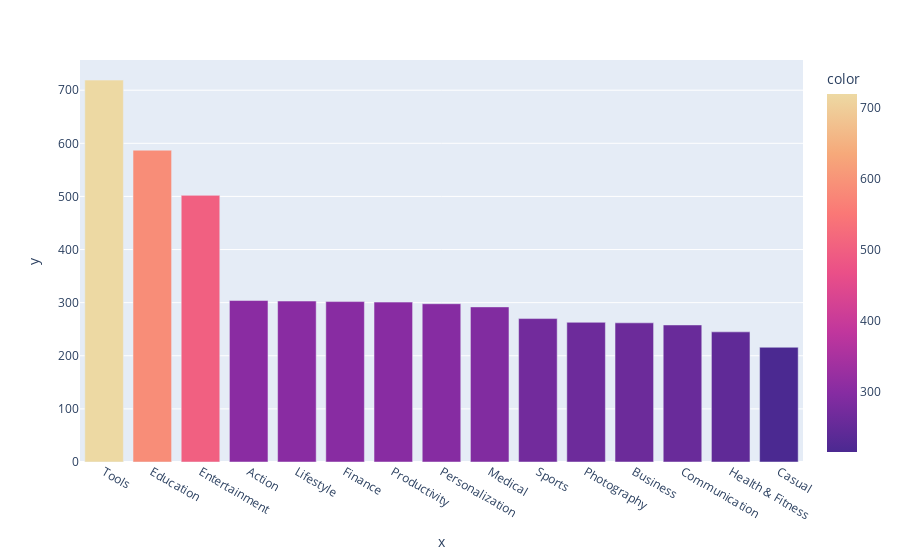

Notebook code for this chart:
### Markdown cell above
**Challenge**: Can you create this chart with the Series containing the genre data? 

<img src=https://imgur.com/DbcoQli.png width=400>

Try experimenting with the built in colour scales in Plotly. You can find a full list [here](https://plotly.com/python/builtin-colorscales/). 

* Find a way to set the colour scale using the color_continuous_scale parameter. 
* Find a way to make the color axis disappear by using coloraxis_showscale.

### Code cell
px.bar(x=top_genres.index, y=top_genres.values, color=top_genres.values, color_continuous_scale='agsunset')

### Figure 1 — Plotly figure (JSON) as saved in the notebook; plotly's stock layout.template omitted (floating-point values rounded to 4 significant figures)
{"data": [{"alignmentgroup": "True", "hovertemplate": "x=%{x}<br>y=%{y}<br>color=%{marker.color}<extra></extra>", "legendgroup": "", "marker": {"color": [719, 587, 502, 304, 303, 302, 301, 298, 292, 270, 263, 262, 258, 245, 216], "coloraxis": "coloraxis", "pattern": {"shape": ""}}, "name": "", "offsetgroup": "", "orientation": "v", "showlegend": false, "textposition": "auto", "type": "bar", "x": ["Tools", "Education", "Entertainment", "Action", "Lifestyle", "Finance", "Productivity", "Personalization", "Medical", "Sports", "Photography", "Business", "Communication", "Health & Fitness", "Casual"], "xaxis": "x", "y": [719, 587, 502, 304, 303, 302, 301, 298, 292, 270, 263, 262, 258, 245, 216], "yaxis": "y"}], "layout": {"barmode": "relative", "coloraxis": {"colorbar": {"title": {"text": "color"}}, "colorscale": [[0, "rgb(75, 41, 145)"], [0.1667, "rgb(135, 44, 162)"], [0.3333, "rgb(192, 54, 157)"], [0.5, "rgb(234, 79, 136)"], [0.6667, "rgb(250, 120, 118)"], [0.8333, "rgb(246, 169, 122)"], [1, "rgb(237, 217, 163)"]]}, "legend": {"tracegroupgap": 0}, "margin": {"t": 60}, "xaxis": {"anchor": "y", "domain": [0, 1], "title": {"text": "x"}}, "yaxis": {"anchor": "x", "domain": [0, 1], "title": {"text": "y"}}}}
